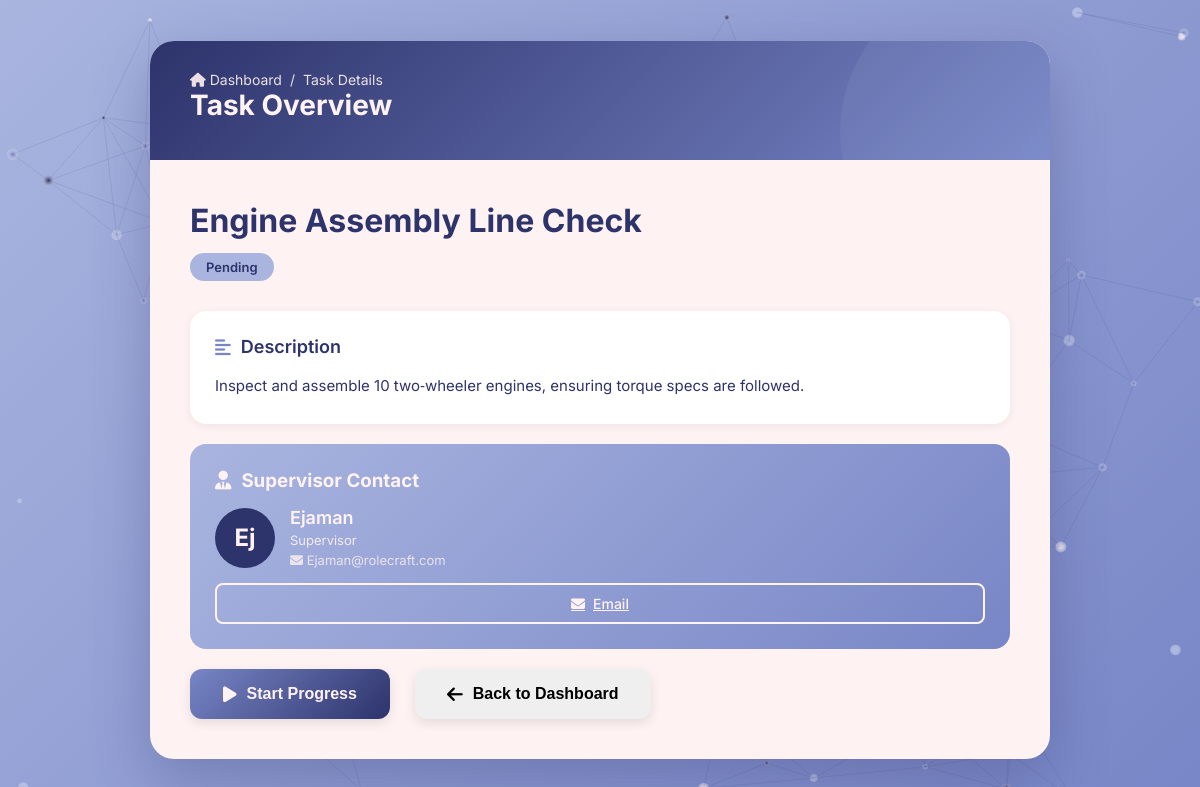
The app's page /worker/task/1 (signed in) with its own data.
### application/models.py (models this page shows, shortened)
class Task(db.Model):
    __tablename__ = "tasks"
    id = db.Column(db.Integer, primary_key=True)
    name = db.Column(db.String(150), nullable=False)
    description = db.Column(db.Text, nullable=True)
    status = db.Column(db.String(50), default="pending")
    category = db.Column(db.String(50), nullable=True)
    priority = db.Column(db.String(20), default="medium")
    start_date = db.Column(db.Date, nullable=True)
    due_date = db.Column(db.Date, nullable=True)
    estimated_hours = db.Column(db.Integer, nullable=True)
    tags = db.Column(db.String(250), nullable=True)  # comma-separated tags
    assigned_worker_id = db.Column(db.Integer, db.ForeignKey("users.id"))
    created_by_supervisor_id = db.Column(db.Integer, db.ForeignKey("users.id"))
    assigned_worker = db.relationship("User", back_populates="tasks", foreign_keys=[assigned_worker_id])
    work_sessions = db.relationship("WorkSession", back_populates="task", cascade="all, delete-orphan")

class User(db.Model):
    __tablename__ = "users"
    id = db.Column(db.Integer, primary_key=True)
    emp_id = db.Column(db.String(50), unique=True, nullable=False)
    name = db.Column(db.String(100), nullable=False)
    email = db.Column(db.String(120), unique=True, nullable=False)
    password = db.Column(db.String(200), nullable=False)
    role = db.Column(db.String(50), nullable=False)
    tasks = db.relationship("Task", back_populates="assigned_worker", foreign_keys="Task.assigned_worker_id")
    assessments = db.relationship("Assessment", back_populates="worker", cascade="all, delete-orphan")
    machine_logs = db.relationship("MachineLog", back_populates="worker", cascade="all, delete-orphan")
    work_sessions = db.relationship("WorkSession", back_populates="worker", cascade="all, delete-orphan")

### application/controllers.py (the view)
    @app.route("/worker/task/<int:task_id>")
    def task_details(task_id):
        if session.get("role") != "worker":
            flash("Unauthorized access.", "danger")
            return redirect(url_for("login"))
        task = Task.query.get_or_404(task_id)
        supervisor = User.query.get(task.created_by_supervisor_id) if task.created_by_supervisor_id else None
        worker = User.query.get(session.get("user_id"))
        work_sessions = WorkSession.query.filter_by(task_id=task.id, worker_id=worker.id).all()
        return render_template(
            "task_details.html",
            task=task,
            supervisor=supervisor,
            worker=worker,
            work_sessions=work_sessions
        )

### templates/worker/task_details.html (shortened to what this page needs)
<!DOCTYPE html>
<html lang="en">
<head>
  <link rel="stylesheet" href="https://cdnjs.cloudflare.com/ajax/libs/font-awesome/6.4.0/css/all.min.css" />
  <link rel="stylesheet" href="/static/worker/task_details.css" />
</head>
<body>
  <div class="container">
    <div class="header">
      <div class="breadcrumb">
        <a href="{{ url_for('worker_dashboard') }}"><i class="fas fa-home"></i> Dashboard</a>
        <span>/</span>
        <span>Task Details</span>
      </div>
      <h1>Task Overview</h1>
    </div>
    <div class="content">
      <div class="task-header">
        <h2 class="task-title">{{ task.name }}</h2>
        <div class="task-meta">
          <div class="meta-item">
            <span class="status-badge {{ task.status|default('pending')|lower }}">
              {{ task.status|capitalize }}
            </span>
          </div>
        </div>
      </div>
      <div class="card">
        <h3 class="card-title"><i class="fas fa-align-left"></i> Description</h3>
        <p class="task-description">{{ task.description or "No description provided." }}</p>
      </div>
      {% if supervisor %}
      <div class="supervisor-card">
        <h3 style="margin-bottom: 15px; display: flex; align-items: center; gap: 10px;">
          <i class="fas fa-user-tie"></i> Supervisor Contact
        </h3>
        <div class="supervisor-header">
          <div class="supervisor-avatar">{{ supervisor.name[0:2] }}</div>
          <div class="supervisor-info">
            <h3>{{ supervisor.name }}</h3>
            <p>Supervisor</p>
            <p style="opacity: 0.8; margin-top: 4px;">
              <i class="fas fa-envelope"></i> {{ supervisor.email }}
            </p>
          </div>
        </div>
        <div class="contact-buttons">
          <a href="mailto:{{ supervisor.email }}" class="contact-btn"><i class="fas fa-envelope"></i> Email</a>
        </div>
      </div>
      {% endif %}
      <div class="action-buttons">
        <form method="POST" action="{{ url_for('update_task_status', task_id=task.id) }}">
          {% if task.status|lower == "pending" %}
            <button type="submit" name="status" value="in-progress" class="btn btn-primary">
              <i class="fas fa-play"></i> Start Progress
            </button>
          {% elif task.status|lower == "in-progress" %}
            <button type="submit" name="status" value="completed" class="btn btn-success">
              <i class="fas fa-check-circle"></i> Complete Task
            </button>
          {% else %}
            <button class="btn btn-secondary" disabled>
              <i class="fas fa-check"></i> Completed
            </button>
          {% endif %}
        </form>
        <form method="GET" action="{{ url_for('worker_dashboard') }}" style="display:inline; margin-left:10px;">
          <button type="submit" class="btn btn-outline-secondary">
            <i class="fas fa-arrow-left"></i> Back to Dashboard
          </button>
        </form>
      </div>
    </div>
  </div>
</body>
</html>

### static/worker/task_details.css (style rules this page uses)
* { margin: 0; padding: 0; box-sizing: border-box; }
body { font-family: 'Inter', sans-serif; background: linear-gradient(135deg, #A9B5DF 0%, #7886C7 100%); min-height: 100vh; padding: 20px; display: flex; justify-content: center; align-items: center; position: relative; overflow-x: hidden; }
.container { max-width: 900px; width: 100%; background: #FFF2F2; border-radius: 24px; box-shadow: 0 20px 60px rgba(45, 51, 107, 0.3); overflow: hidden; animation: slideUp 0.6s ease-out; }
.header { background: linear-gradient(135deg, #2D336B 0%, #7886C7 100%); padding: 30px 40px; color: #FFF2F2; position: relative; overflow: hidden; }
.header::before { content: ''; position: absolute; top: -50%; right: -10%; width: 300px; height: 300px; background: rgba(169, 181, 223, 0.1); border-radius: 50%; }
.header h1 { font-size: 28px; font-weight: 700; margin-bottom: 8px; position: relative; z-index: 1; }
.header .breadcrumb { display: flex; align-items: center; gap: 8px; font-size: 14px; opacity: 0.9; position: relative; z-index: 1; }
.breadcrumb a { color: #FFF2F2; text-decoration: none; transition: opacity 0.3s; }
.content { padding: 40px; }
.task-header { margin-bottom: 30px; }
.task-title { font-size: 32px; font-weight: 700; color: #2D336B; margin-bottom: 12px; line-height: 1.3; }
.task-meta { display: flex; gap: 20px; flex-wrap: wrap; }
.meta-item { display: flex; align-items: center; gap: 8px; color: #7886C7; font-size: 14px; font-weight: 500; }
.status-badge { display: inline-block; padding: 6px 16px; border-radius: 20px; font-size: 13px; font-weight: 600; background: #A9B5DF; color: #2D336B; }
.card { background: white; border-radius: 16px; padding: 25px; margin-bottom: 20px; box-shadow: 0 2px 8px rgba(45, 51, 107, 0.08); transition: transform 0.3s, box-shadow 0.3s; }
.card-title { font-size: 18px; font-weight: 600; color: #2D336B; margin-bottom: 15px; display: flex; align-items: center; gap: 10px; }
.card-title i { color: #7886C7; }
.task-description { color: #2D336B; line-height: 1.8; font-size: 15px; }
.supervisor-card { background: linear-gradient(135deg, #A9B5DF 0%, #7886C7 100%); border-radius: 16px; padding: 25px; margin-bottom: 20px; color: #FFF2F2; }
.supervisor-header { display: flex; align-items: center; gap: 15px; margin-bottom: 15px; }
.supervisor-avatar { width: 60px; height: 60px; border-radius: 50%; background: #2D336B; display: flex; align-items: center; justify-content: center; font-size: 24px; font-weight: 700; color: #FFF2F2; }
.supervisor-info h3 { font-size: 18px; font-weight: 600; margin-bottom: 4px; }
.supervisor-info p { font-size: 13px; opacity: 0.9; }
.contact-buttons { display: flex; gap: 10px; }
.contact-btn { flex: 1; padding: 10px; border: 2px solid #FFF2F2; background: transparent; color: #FFF2F2; border-radius: 8px; font-size: 14px; font-weight: 500; cursor: pointer; transition: all 0.3s; display: flex; align-items: center; justify-content: center; gap: 8px; }
.action-buttons { display: flex; gap: 15px; flex-wrap: wrap; }
.btn { flex: 1; min-width: 200px; padding: 16px 32px; border: none; border-radius: 12px; font-size: 16px; font-weight: 600; cursor: pointer; transition: all 0.3s; display: flex; align-items: center; justify-content: center; gap: 10px; box-shadow: 0 4px 12px rgba(0, 0, 0, 0.1); }
.btn-primary { background: linear-gradient(135deg, #7886C7 0%, #2D336B 100%); color: #FFF2F2; }
.btn i { font-size: 18px; }
.header { background: linear-gradient(135deg, #2D336B 0%, #7886C7 100%); padding: 30px 40px; color: #FFF2F2; position: relative; overflow: hidden; animation: fadeIn 1s ease-in; }
.content > * { animation: fadeInUp 0.7s ease forwards; }
.card, .progress-section, .notes-section, .supervisor-card, .action-buttons { animation: fadeInUp 0.7s ease; }
.card, .notes-section, .progress-section, .supervisor-card { transition: transform 0.3s ease, box-shadow 0.3s ease; }
.supervisor-avatar { animation: float 3s ease-in-out infinite; }
.btn { transition: all 0.3s ease, box-shadow 0.3s ease; }

### records on screen
Task: name "Engine Assembly Line Check", status "Pending", description "Inspect and assemble 10 two‑wheeler engines, ensuring torque specs are followed."
User: name "Ej", name "Ejaman", email "Ejaman@rolecraft.com"
